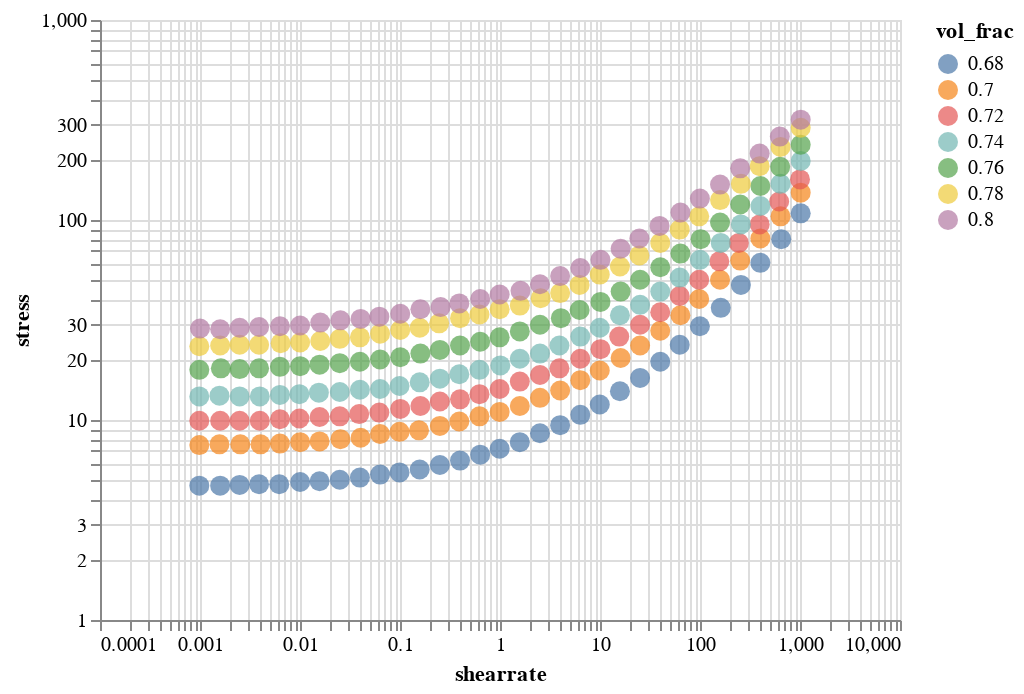

Notebook source saved alongside this figure:
### Markdown cell above
## Altair plot

### Code cell
#Using the wide I need to decide what Y I wnat to plot

wide_figure=alt.Chart(wide_data).mark_circle(size=100).encode(
        alt.X('shearrate', scale=alt.Scale(type='log')),
        alt.Y('stress', scale=alt.Scale(type='log')),
        color='vol_frac',
        tooltip=['vol_frac']
    )

wide_figure

### Figure 1 — Vega-Lite specification as saved in the notebook (floating-point values rounded to 4 significant figures; data arrays with more than 128 entries replaced by an {"elided": "..."} marker saying what was removed)
{"config": {"view": {"continuousWidth": 400, "continuousHeight": 300}}, "data": {"name": "data-e0b1c30ca791ad18cf56a69a83bf009c"}, "mark": {"type": "circle", "size": 100}, "encoding": {"color": {"type": "nominal", "field": "vol_frac"}, "tooltip": [{"type": "nominal", "field": "vol_frac"}], "x": {"type": "quantitative", "field": "shearrate", "scale": {"type": "log"}}, "y": {"type": "quantitative", "field": "stress", "scale": {"type": "log"}}}, "$schema": "https://vega.github.io/schema/vega-lite/v4.8.1.json", "datasets": {"data-e0b1c30ca791ad18cf56a69a83bf009c": {"elided": "217 records"}}}
